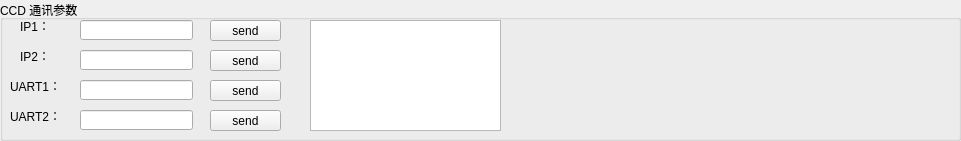
       <widget class="QGroupBox" name="groupBox_15">
        <property name="geometry">
         <rect>
          <x>10</x>
          <y>300</y>
          <width>961</width>
          <height>141</height>
         </rect>
        </property>
        <property name="title">
         <string>CCD 通讯参数</string>
        </property>
        <widget class="QLabel" name="label_15">
         <property name="geometry">
          <rect>
           <x>20</x>
           <y>20</y>
           <width>54</width>
           <height>12</height>
          </rect>
         </property>
         <property name="text">
          <string>IP1：</string>
         </property>
        </widget>
        <widget class="QLabel" name="label_17">
         <property name="geometry">
          <rect>
           <x>20</x>
           <y>50</y>
           <width>54</width>
           <height>12</height>
          </rect>
         </property>
         <property name="text">
          <string>IP2：</string>
         </property>
        </widget>
        <widget class="QLabel" name="label_21">
         <property name="geometry">
          <rect>
           <x>10</x>
           <y>80</y>
           <width>54</width>
           <height>12</height>
          </rect>
         </property>
         <property name="text">
          <string>UART1：</string>
         </property>
        </widget>
        <widget class="QLabel" name="label_22">
         <property name="geometry">
          <rect>
           <x>10</x>
           <y>110</y>
           <width>54</width>
           <height>12</height>
          </rect>
         </property>
         <property name="text">
          <string>UART2：</string>
         </property>
        </widget>
        <widget class="QLineEdit" name="lineEditCcdIp1">
         <property name="geometry">
          <rect>
           <x>80</x>
           <y>20</y>
           <width>113</width>
           <height>20</height>
          </rect>
         </property>
        </widget>
        <widget class="QLineEdit" name="lineEditCcdIp2">
         <property name="geometry">
          <rect>
           <x>80</x>
           <y>50</y>
           <width>113</width>
           <height>20</height>
          </rect>
         </property>
        </widget>
        <widget class="QLineEdit" name="lineEditCcdUart1">
         <property name="geometry">
          <rect>
           <x>80</x>
           <y>80</y>
           <width>113</width>
           <height>20</height>
          </rect>
         </property>
        </widget>
        <widget class="QLineEdit" name="lineEditCcdUart2">
         <property name="geometry">
          <rect>
           <x>80</x>
           <y>110</y>
           <width>113</width>
           <height>20</height>
          </rect>
         </property>
        </widget>
        <widget class="QTextEdit" name="textEditCcdSend">
         <property name="geometry">
          <rect>
           <x>310</x>
           <y>20</y>
           <width>191</width>
           <height>111</height>
          </rect>
         </property>
        </widget>
        <widget class="QPushButton" name="pushButtonCcdSendIp1">
         <property name="geometry">
          <rect>
           <x>210</x>
           <y>20</y>
           <width>71</width>
           <height>21</height>
          </rect>
         </property>
         <property name="text">
          <string>send</string>
         </property>
        </widget>
        <widget class="QPushButton" name="pushButtonCcdSendIp2">
         <property name="geometry">
          <rect>
           <x>210</x>
           <y>50</y>
           <width>71</width>
           <height>21</height>
          </rect>
         </property>
         <property name="text">
          <string>send</string>
         </property>
        </widget>
        <widget class="QPushButton" name="pushButtonCcdSendUart1">
         <property name="geometry">
          <rect>
           <x>210</x>
           <y>80</y>
           <width>71</width>
           <height>21</height>
          </rect>
         </property>
         <property name="text">
          <string>send</string>
         </property>
        </widget>
        <widget class="QPushButton" name="pushButtonCcdSendUart2">
         <property name="geometry">
          <rect>
           <x>210</x>
           <y>110</y>
           <width>71</width>
           <height>21</height>
          </rect>
         </property>
         <property name="text">
          <string>send</string>
         </property>
        </widget>
       </widget>
